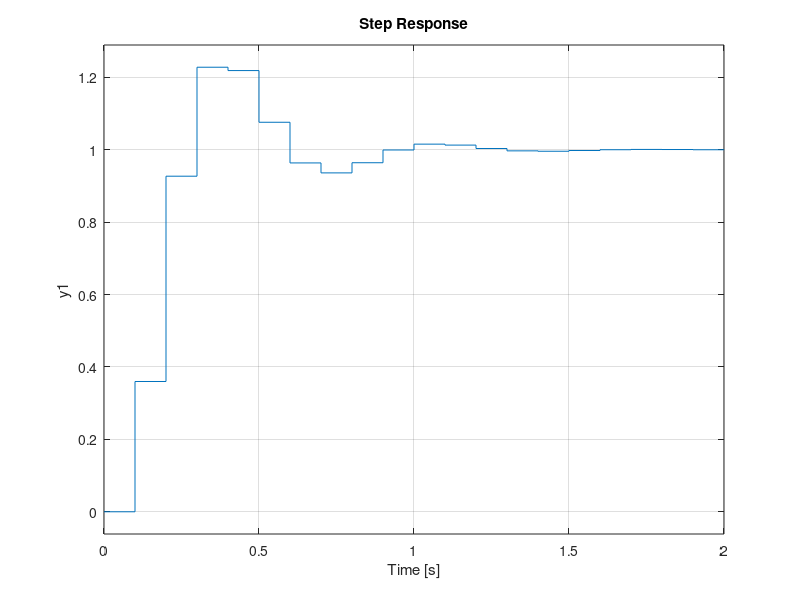

This figure's MATLAB source:
clc;
clear all;

s = tf('s');
w0 = 8;                 % Frecuencia de corte (rad/seg)
G = 1/((s/w0) + 1);     % Funcion de transferencia
Fs = 100;               % Frecuencia de muestreo (Hz)
Ts = 1/Fs;              % Periodo de muestreo (seg)
Gd = c2d(G,Ts,'zoh')    % Sistema digital

%%

clc;
clear all;

s = tf('s');
w0 = 10;                 % Frecuencia de corte (rad/seg)
e = 0.4;
G = (w0^2)/(s^2 + 2*w0*e*s + w0^2);     % Funcion de transferencia
Fs = 10;                                % Frecuencia de muestreo (Hz)
Ts = 1/Fs;                              % Periodo de muestreo (seg)
Gd = c2d(G,Ts,'zoh')                    % Sistema digital

step(Gd)
